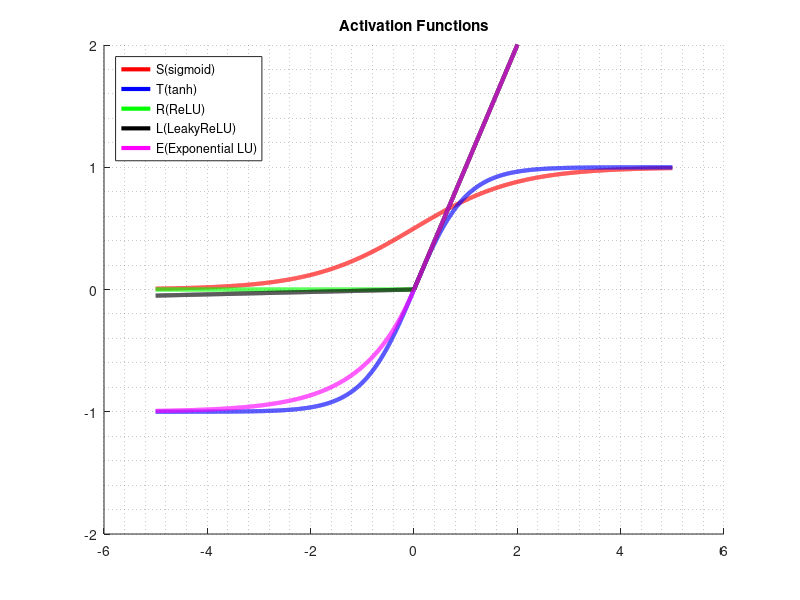
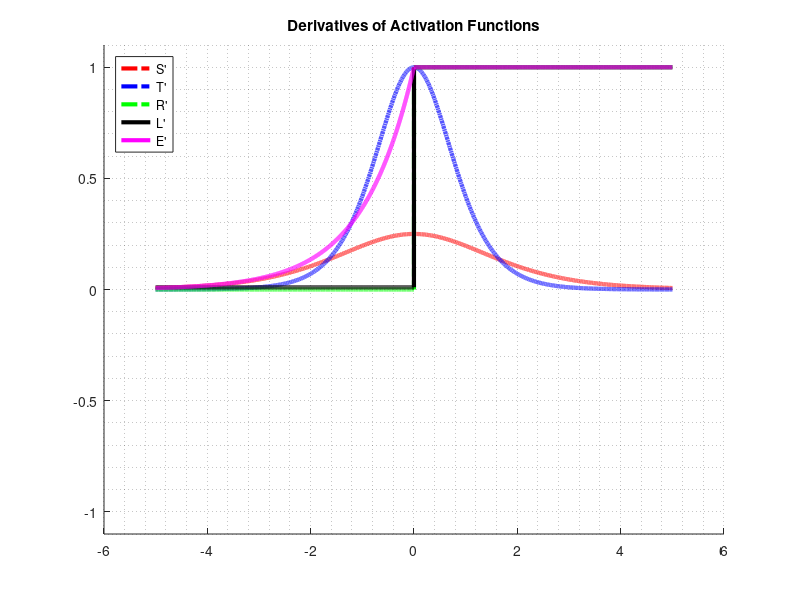

These charts were generated, in order, by the following MATLAB code:
function DrawActivationFuncs()
% matlab/octave function to draw 3 activation functions and their derivatives
% sigmoid, tanh, and relu
% Daniel Zhang
% Dec 2023
%

s = 0.001;
x = -5:s:5;
x = [x(1)-s,x,x(end)+s];


sx = sig(x);
dsx = (sx(2:end)-sx(1:end-1))/s;
sx = sx(2:end-1);
dsx = dsx(2:end);

tx = tax(x);
dtx = (tx(2:end)-tx(1:end-1))/s;
tx = tx(2:end-1);
dtx = dtx(2:end);

rx = relu(x);
drx = (rx(2:end)-rx(1:end-1))/s;
rx = rx(2:end-1);
drx = drx(2:end);

lx = lelu(x);
dlx = (lx(2:end)-lx(1:end-1))/s;
lx = lx(2:end-1);
dlx = dlx(2:end);

ex = elu(x);
dex = (ex(2:end)-ex(1:end-1))/s;
ex = ex(2:end-1);
dex = dex(2:end);


x = x(2:end-1);

% plot 
close all;

figure,hold on;
grid minor;

plot(x,sx,'r-','LineWidth',3);
plot(x,tx,'b-','LineWidth',3);
plot(x,rx,'g-','LineWidth',3);
plot(x,lx,'k-','LineWidth',3);
plot(x,ex,'m-','LineWidth',3);

title('Activation Functions');
ylim([-2,2]);
legend('S(sigmoid)','T(tanh)','R(ReLU)','L(LeakyReLU)','E(Exponential LU)','Location','northwest');

figure,hold on;
grid minor;

plot(x,dsx,'r-.','LineWidth',3);
plot(x,dtx,'b-.','LineWidth',3);
plot(x,drx,'g-.','LineWidth',3);
plot(x,dlx,'k-','LineWidth',3);
plot(x,dex,'m-','LineWidth',3);

title('Derivatives of Activation Functions');
ylim([-1.1,1.1]);
legend('S''','T''','R''','L''','E''','Location','northwest');

end

function out = sig(x)
out = 1./(1 + exp(-x));
end

function out = tax(x)
out = tanh(x);
end

function out = relu(x)
out = x;
out(out<0) = 0;
end

function out = lelu(x)
a = 0.01;
out = x;
out(out<0) = a*out(out<0);
end

function out = elu(x)
alpha = 1;
out = x;
out(out<0) = alpha*(exp(out(out<0))-1);
end

